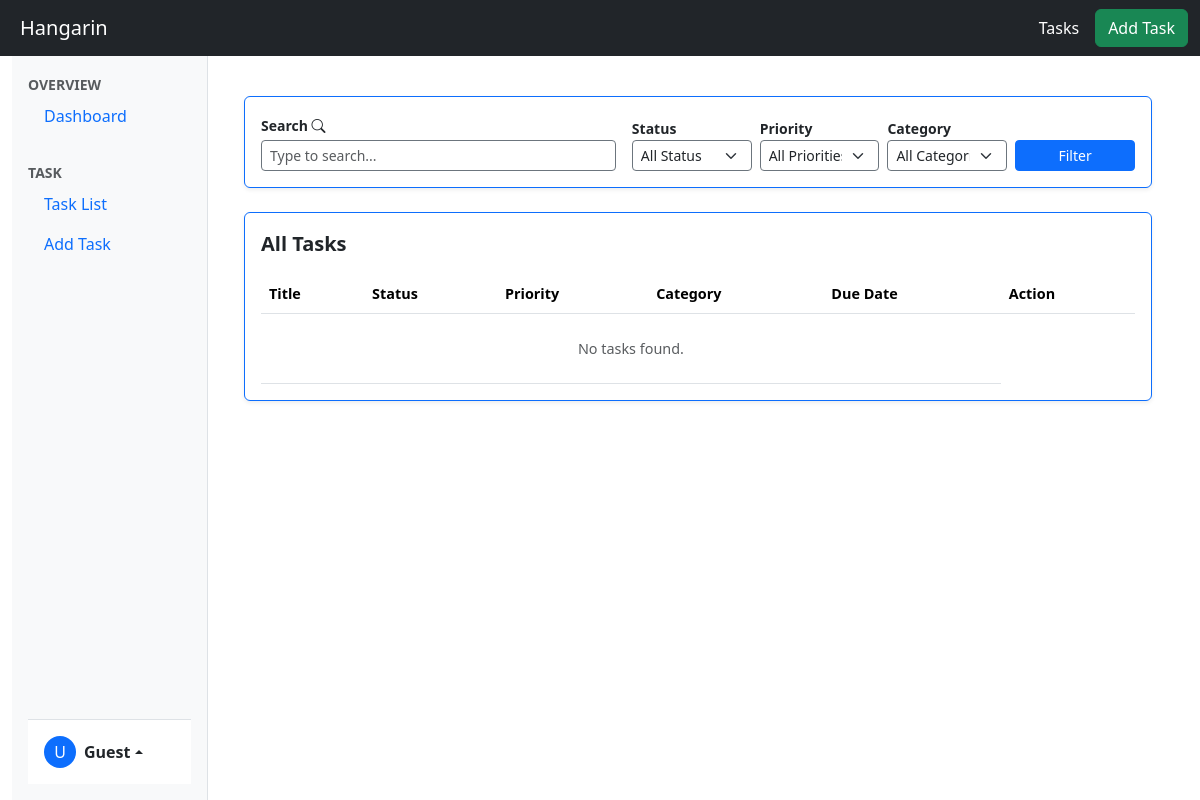
The page /taskList on the database as committed earlier.
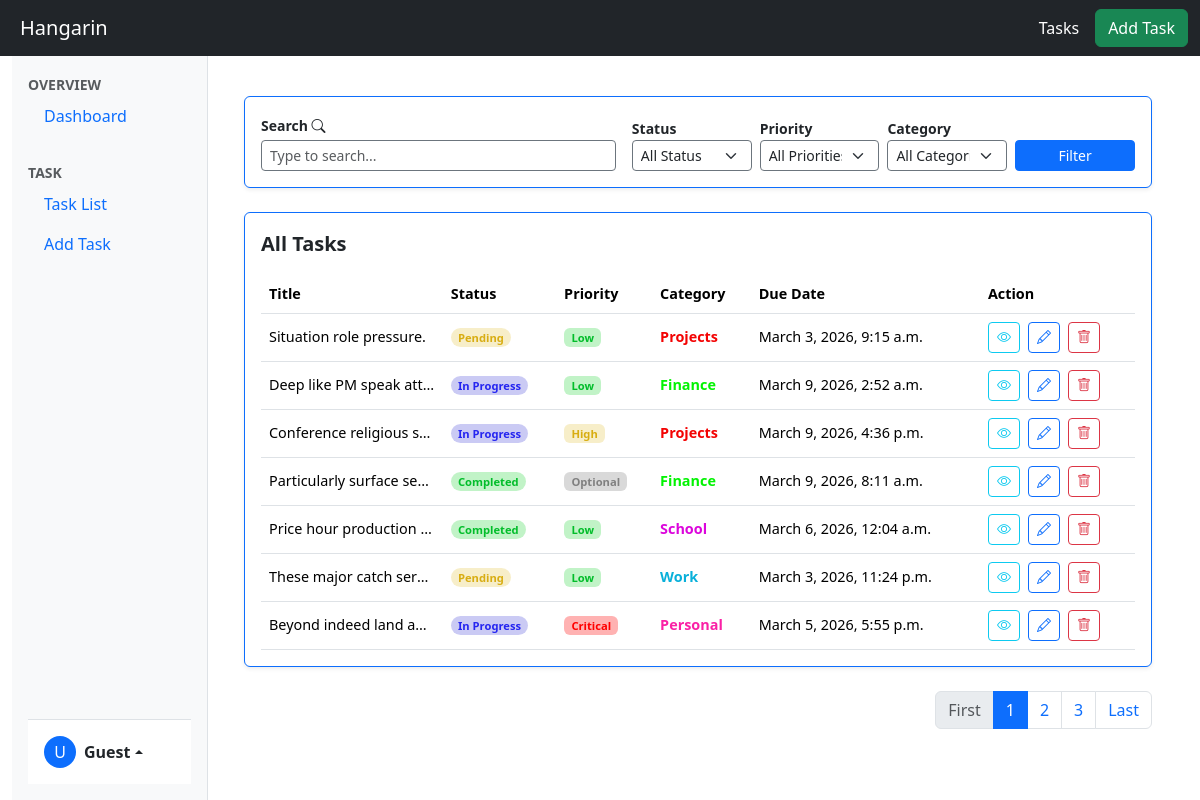
The same page on the database as committed later.
### Hangarin/models.py (models this page shows, shortened)
class BaseModel(models.Model):
    created_at = models.DateTimeField(auto_now_add=True, db_index=True)
    updated_at = models.DateTimeField(auto_now=True)
    class Meta:
        abstract =True

class Task(BaseModel):
    title = models.CharField(max_length=200)
    description = models.CharField(max_length=500)
    deadline = models.DateTimeField(default=timezone.now)
    status = models.CharField(
        max_length=50,
        choices=[
        ("Pending", "Pending"),
        ("In Progress ", "In Progress"),
        ("Completed", "Completed"),
        ],
        default="Pending"
    )
    category = models.ForeignKey(Category, on_delete=models.CASCADE)
    priority = models.ForeignKey(Priority, on_delete=models.CASCADE)

class Priority(BaseModel):
    name = models.CharField(max_length=50)
    class Meta:
        verbose_name = "Priority"
        verbose_name_plural = "Priorities"
    def __str__(self):
        return self.name

class Category(BaseModel):
    name = models.CharField(max_length=50)
    class Meta:
        verbose_name = "Category"
        verbose_name_plural = "Categories"
    def __str__(self):
        return self.name

### Hangarin/views.py (the view)
# urls.py: path('taskList', TaskListView.as_view(), name='taskList'),
class TaskListView(ListView):
    model = Task
    template_name = 'taskList.html'
    context_object_name = 'taskList'
    paginate_by = 7
    def get_context_data(self, **kwargs):
        context = super().get_context_data(**kwargs)
        context["model"] = "Tasks"
        return context

### Hangarin/templates/taskList.html (shortened to what this page needs)
{% extends 'base.html' %}
{% load static %}
{% block content %}
<div class="container-fluid py-3">
    <div class="card p-3 shadow-sm border-top border-bottom border-start border-primary">
        <form action="" method="get">
            <div class="row g-3 align-items-end">
                <div class="col-12 col-lg-5">
                    <label for="searchbar" class="fw-bold mb-1 small">Search <i class="bi bi-search"></i></label>
                    <input type="text" name="q" class="form-control border-secondary form-control-sm" id="searchbar" placeholder="Type to search...">
                </div>
                <div class="col-12 col-lg-7">
                    <div class="row g-2 align-items-end justify-content-end">
                        <div class="col-6 col-md-3">
                            <label for="status" class="small fw-bold">Status</label>
                            <select name="status" id="status" class="form-select form-select-sm border-secondary">
                                <option value="">All Status</option>
                            </select>
                        </div>
                        <div class="col-6 col-md-3">
                            <label for="priority" class="small fw-bold">Priority</label>
                            <select name="priority" id="priority" class="form-select form-select-sm border-secondary">
                                <option value="">All Priorities</option>
                            </select>
                        </div>
                        <div class="col-6 col-md-3">
                            <label for="category" class="small fw-bold">Category</label>
                            <select name="category" id="category" class="form-select form-select-sm border-secondary">
                                <option value="">All Categories</option>
                            </select>
                        </div>
                        <div class="col-6 col-md-3">
                            <button type="submit" class="btn btn-primary btn-sm w-100">Filter</button>
                        </div>
                    </div>
                </div>
            </div>
        </form>
    </div>
    <div class="card p-3 mt-4 shadow-sm border-top border-bottom border-start border-primary">
        <div class="row">
            <div class="col-12">
                <p class="fw-bold fs-5 fs-sm-6">All Tasks</p>
            </div>
            <div class="table-responsive-custom">
                <table class="table table-hover mb-0">
                    <thead>
                        <tr>
                            <th scope="col">Title</th>
                            <th scope="col">Status</th>
                            <th scope="col">Priority</th>
                            <th scope="col">Category</th>
                            <th scope="col">Due Date</th>
                            <th scope="col">Action</th>
                        </tr>
                    </thead>
                    <tbody>
                        {% for object in object_list %}
                        <tr>
                            <td class="text-truncate" style="max-width: 150px;">{{ object.title }}</td>
                            <td><span class="badge rounded-pill
                                    {% if object.status == 'Pending' %}status-pending
                                    {% elif object.status == 'In Progress ' %}status-ongoing
                                    {% elif object.status == 'Completed' %}status-completed
                                    {% endif %}" style="font-size: 0.7rem;">{{ object.status }}</span></td>
                            <td><span class="badge
                                    {% if object.priority.name == 'Low' %}status-completed
                                    {% elif object.priority.name == 'Medium' %}status-ongoing
                                    {% elif object.priority.name == 'High' %}status-pending
                                    {% elif object.priority.name == 'Optional' %}priority-optional
                                    {% elif object.priority.name == 'Critical' %}priority-critical
                                    {% endif %}" style="font-size: 0.7rem;">
                                {{ object.priority }}
                            </span></td>
                            <td><span class="fw-bold
                                    {% if object.category.name == 'School' %}category-purple
                                    {% elif object.category.name == 'Projects' %}category-red
                                    {% elif object.category.name == 'Personal' %}category-pink
                                    {% elif object.category.name == 'Work' %}category-darkPurple
                                    {% elif object.category.name == 'Finance' %}category-green
                                    {% endif %}">
                            {{ object.category }}</span></td>
                            <td class="text-nowrap">{{ object.deadline }}</td>
                            <td class="text-nowrap">
                                <div class="d-flex gap-2">
                                    <a href="#" class="btn btn-sm btn-outline-info" title="View">
                                        <i class="bi bi-eye"></i>
                                    </a>
                                    <a href="{% url 'taskUpdate' object.pk %}" class="btn btn-sm btn-outline-primary" title="Edit">
                                        <i class="bi bi-pencil"></i>
                                    </a>
                                    <a href="#" class="btn btn-sm btn-outline-danger" title="Delete">
                                        <i class="bi bi-trash"></i>
                                    </a>
                                </div>
                            </td>
                        </tr>
                        {% empty %}
                        <tr>
                            <td colspan="5" class="text-center text-muted py-4">No tasks found.</td>
                        </tr>
                        {% endfor %}
                    </tbody>
                </table>
            </div>
        </div>
    </div>
    {% include 'includes/pagination.html' %}
</div>
{% endblock %}

### Hangarin/templates/base.html (shortened to what this page needs)
{% load static %}
<!DOCTYPE html>
<html lang="en">
<head>
    <link rel="stylesheet" href="{% static 'css/stylesheet.css' %}">
    <link href="https://cdn.jsdelivr.net/npm/bootstrap@5.3.8/dist/css/bootstrap.min.css" rel="stylesheet">
    <link rel="stylesheet" href="https://cdn.jsdelivr.net/npm/bootstrap-icons@1.11.3/font/bootstrap-icons.css">
  </head>
<body>
  <nav class="navbar navbar-dark bg-dark">
    <div class="container-fluid">
      <div class="d-flex justify-content-between align-items-center w-100 ms-2">
        <span class="navbar-brand">Hangarin</span>
        <div class="d-flex align-items-center gap-3">
          <span class="text-white">{{ model }}</span>
          <a href="{% url 'taskCreate' %}">
            <button class="btn btn-success">Add Task</button>
          </a>
        </div>
      </div>
    </div>
  </nav>
  <div class="container-fluid">
    <div class="row g-0">
      <div class="offcanvas-md offcanvas-start bg-light border-end col-md-2 p-0"
           id="sidebar"
           style="height: calc(100vh - 56px);">
        <div class="offcanvas-body p-3 d-flex flex-column h-100">
          <ul class="nav flex-column w-100 vh-100 d-flex">
            <div class="mb-4">
              <span class="text-muted small fw-bold">OVERVIEW</span>
              <li class="nav-item"><a class="nav-link" href="/">Dashboard</a></li>
            </div>
            <div>
              <span class="text-muted small fw-bold">TASK</span>
              <li class="nav-item"><a class="nav-link" href="{% url 'taskList' %}">Task List</a></li>
              <li class="nav-item"><a class="nav-link" href="#">Add Task</a></li>
            </div>
            <div class="mt-auto border-top p-3 bg-white">
              <div class="dropup">
                <a href="#" class="d-flex align-items-center text-dark text-decoration-none dropdown-toggle" data-bs-toggle="dropdown" aria-expanded="false">
                  <div class="bg-primary text-white rounded-circle d-flex align-items-center justify-content-center me-2" style="width: 32px; height: 32px;">
                    {{ user.username|slice:":1"|upper|default:"U" }}
                  </div>
                  <strong>{{ user.username|default:"Guest" }}</strong>
                </a>
              </div>
            </div>
          </ul>
        </div>
      </div>
      <main class="col-md-10 ms-sm-auto px-md-4 py-4 main-content">
        {% block content %}
        {% endblock %}
      </main>
    </div>
  </div>
</body>
</html>

### Hangarin/templates/includes/pagination.html
{% if is_paginated %}
<div class="card-footer px-0 border-0 d-flex flex-column flex-lg-row align-items-center
justify-content-end mt-4 mb-0">
    <nav aria-label="Topics pagination" class="mb-0">
        <ul class="pagination">
            {% if page_obj.number > 1 %}
            <li class="page-item">
                <a class="page-link" href="?page=1&q={{ request.GET.q }}&sort_by={{ request.GET.sort_by }}&priority={{ request.GET.priority }}&category={{ request.GET.category }}&status={{ request.GET.status }}">First</a>
            </li>
            {% else %}
            <li class="page-item disabled">
                <span class="page-link">First</span>
            </li>
            {% endif %}
            {% for page_num in paginator.page_range %}
                {% if page_obj.number == page_num %}
                <li class="page-item active">
                    <span class="page-link">
                        {{ page_num }}
                    </span>
                </li>
                {% elif page_num > page_obj.number|add:'-3' and page_num < page_obj.number|add:'3' %}
                <li class="page-item">
                    <a class="page-link" href="?page={{ page_num }}&q={{ request.GET.q }}&sort_by={{ request.GET.sort_by }}&priority={{ request.GET.priority }}&category={{ request.GET.category }}&status={{ request.GET.status }}">{{ page_num }}</a>
                </li>
                {% endif %}
            {% endfor %}
            {% if page_obj.number != paginator.num_pages %}
            <li class="page-item">
                <a class="page-link" href="?page={{ paginator.num_pages }}&q={{ request.GET.q }}&sort_by={{ request.GET.sort_by }}&priority={{ request.GET.priority }}&category={{ request.GET.category }}&status={{ request.GET.status }}">Last</a>
            </li>
            {% else %}
            <li class="page-item disabled">
                <span class="page-link">Last</span>
            </li>
            {% endif %}
        </ul>
    </nav>
</div>
{% endif %}

### Hangarin/static/css/stylesheet.css (style rules this page uses)
.table th, .table td { font-size: clamp(0.75rem, 0.8vw + 0.4rem, 0.9rem); vertical-align: middle; }
.table-responsive-custom { overflow-x: auto; -webkit-overflow-scrolling: touch; }
.status-pending { background-color: rgba(228, 200, 77, 0.3); color: #d8ad12 !important; }
.status-ongoing { background-color: rgba(79, 79, 218, 0.3); color: rgb(37, 37, 240) !important; }
.status-completed { background-color: rgba(50, 215, 69, 0.3); color:rgb(2, 189, 42) !important; }
.priority-optional { background-color: rgba(128, 128, 128, 0.3); color: rgb(128, 128, 128) !important; }
.priority-critical { background-color: rgba(255, 0, 0, 0.3); color: rgb(255, 0, 0) !important; }
.category-purple { color: rgb(220, 5, 220) !important; }
.category-red { color: rgb(243, 3, 3); }
.category-green { color: rgb(3, 243, 3); }
.category-pink { color: rgb(250, 33, 166); }
.category-darkPurple { color: rgb(9, 176, 218); }
@media (min-width: 992px) { body { overflow-y: hidden; } }

Rows that differ between the two databases and show on the page:
added Task: title "Situation role pressure.", status "Pending", priority "Low", category "Projects", deadline "March 3, 2026, 9:15 a.m."
added Task: title "Deep like PM speak att…", status "In Progress", priority "Low", category "Finance", deadline "March 9, 2026, 2:52 a.m."
added Task: title "Conference religious s…", status "In Progress", priority "High", category "Projects", deadline "March 9, 2026, 4:36 p.m."
added Task: title "Particularly surface se…", status "Completed", priority "Optional", category "Finance", deadline "March 9, 2026, 8:11 a.m."
added Task: title "Price hour production…", status "Completed", priority "Low", category "School", deadline "March 6, 2026, 12:04 a.m."
added Task: title "These major catch ser…", status "Pending", priority "Low", category "Work", deadline "March 3, 2026, 11:24 p.m."
added Task: title "Beyond indeed land a…", status "In Progress", priority "Critical", category "Personal", deadline "March 5, 2026, 5:55 p.m."
Other text that changed with them:
text no longer shown: "No tasks found."
text now shown: "First Last"
new list line: "1"
new list line: "2"
new list line: "3"
